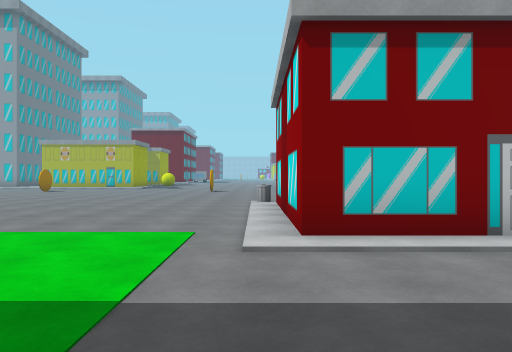
view 1 (above)

22 first-person views from a walk through a Unity game level. The camera is 1.4 m above the floor, looks level and sees 70° across. The floor is counted in squares, 2 m on a side. Each view is taken from the middle of a square. On the plan, view 1 faces up. The plan holds only what a view shows up to about 11 squares ahead; the rest is blank. The place goes on beyond the plan. The player character is not drawn. Some surface patterns are stand-ins.

view 2
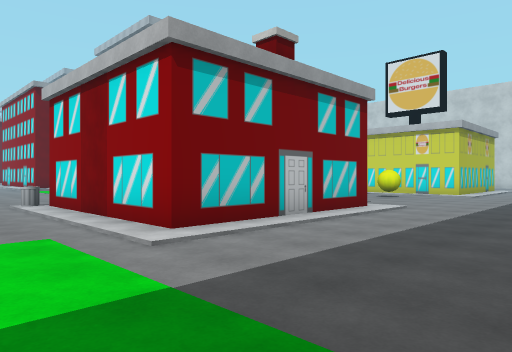

view 3
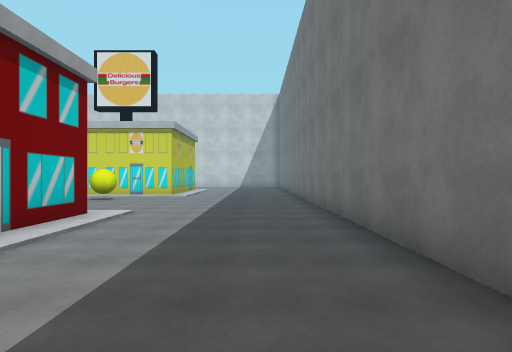

view 4
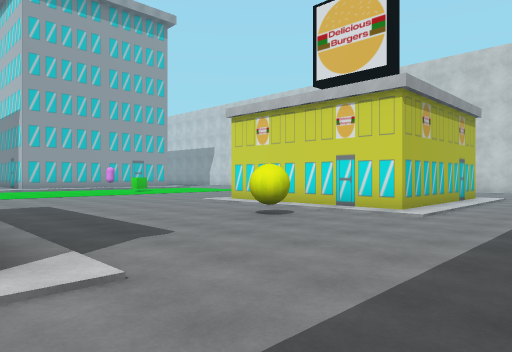

view 5
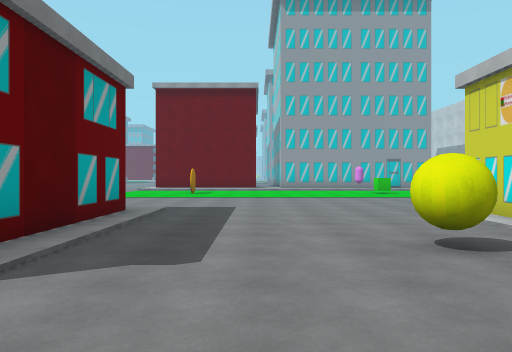

view 6
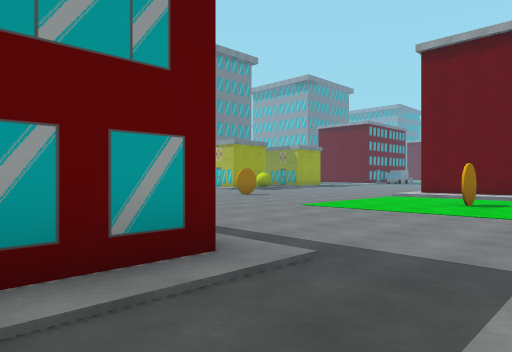

view 7
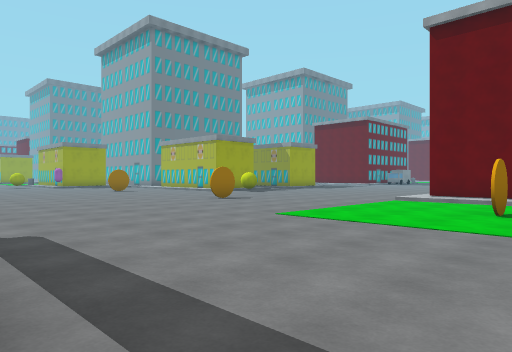

view 8
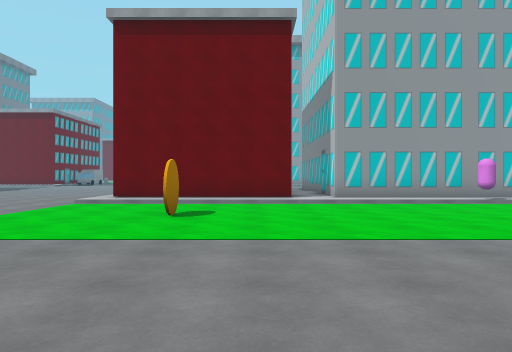

view 9
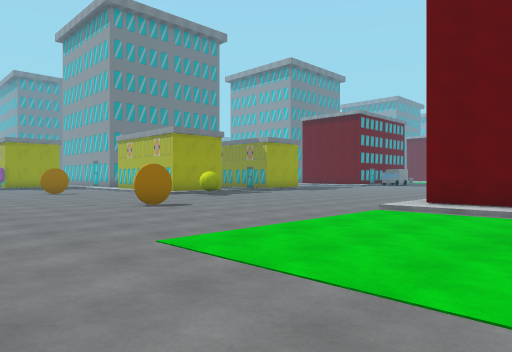

view 10
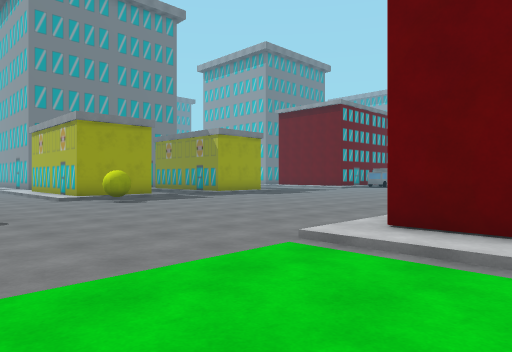

view 11
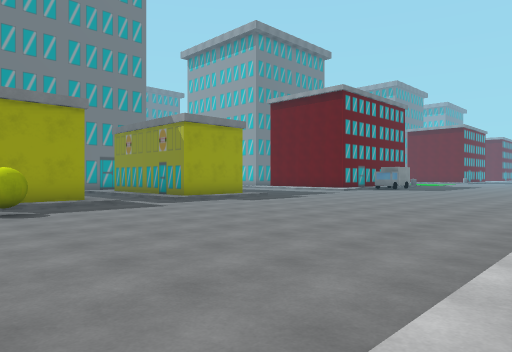

view 12
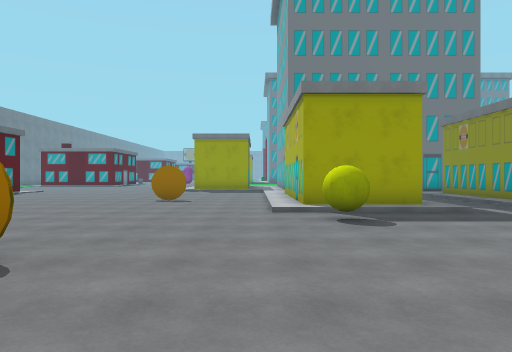

view 13
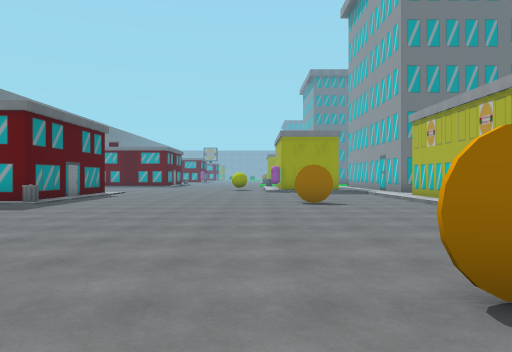

view 14
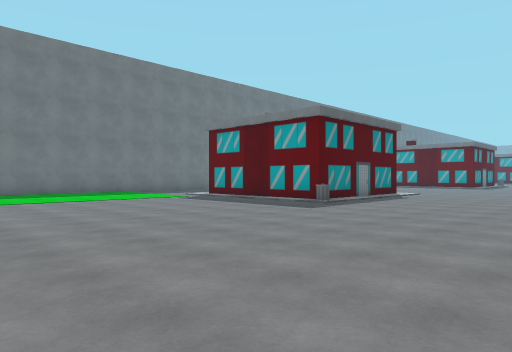

view 15
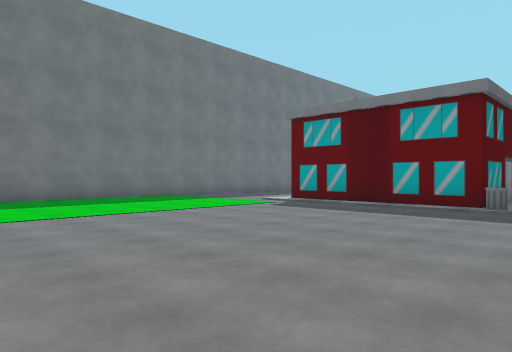

view 16
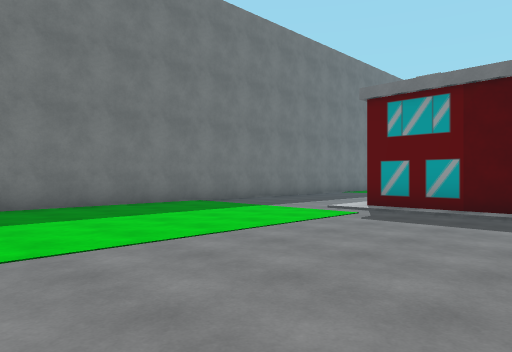

view 17
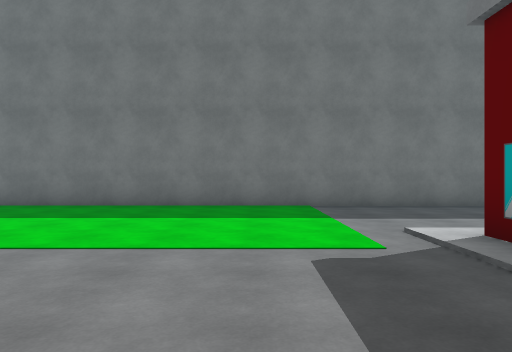

view 18
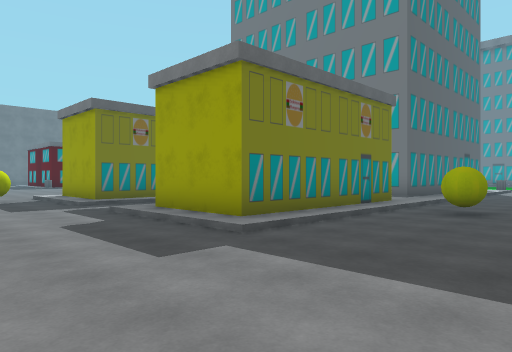

view 19
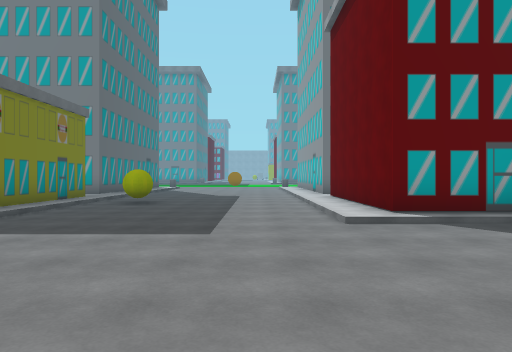

view 20
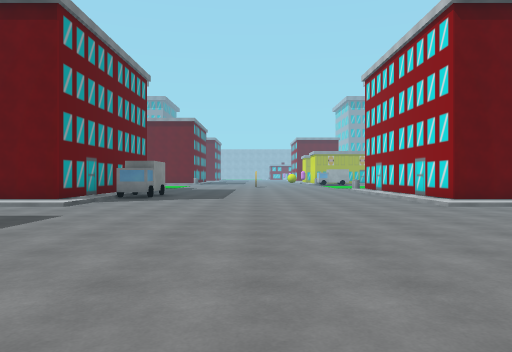

view 21
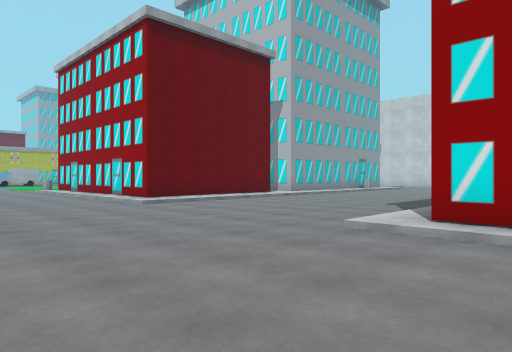

view 22
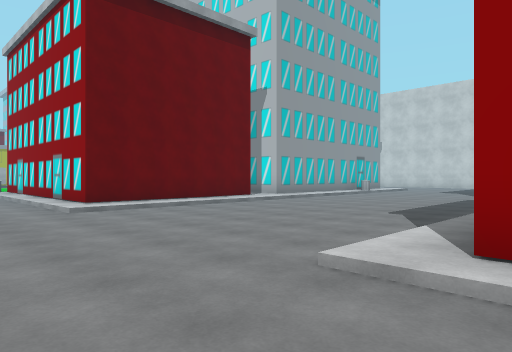

### Floor plan
Key: @ floor where view 1 was taken; # wall or solid block; . main floor; : floor 0.25 m higher than the main floor; / step, stairs or slope; O other object.
Columns run from 12 left of view 1 to 13 right of it. Each row starts with its distance up from view 1.
 37      O.........O
 36 OOOOOO.........OOOOOO
 35       .........
 34 ......................
 33 .......................
 32 ........................
 31 .........................
 30 .OO......................
 29 ......................
 28 :#####/........
 27   ####/........OO
 26   ####/........
 25   /////........
 24   .............
 23     ///........
 22     ##/........O
 21     ##/O.......OOOOOO OOOO
 20  #####/O.......
 19  ........................O
 18  .........................
 17  .OO......O......OO......
 16  .......................
 15  .......................
 14  ......................
 13 .........................
 12 .........................
 11 .........................
 10 ........................
  9 OOOO........OO  OO......#
  8   O..........O   O......#
  7   O..........O   O......#
  6   O..........O   O....O.#
  5   O..........O O O....O.#
  4   O..........OOOOO......##
  3 ..........................
  2 ..........................
  1  ......................
  0 ............@..........
 -1 #######################

Where each view was taken, in squares from view 1:
view 1: 0 up, 0 right, facing up
view 2: 0 up, 2 left, facing up-right
view 3: 1 up, 1 left, facing right
view 4: 1 up, 5 right, facing up-right
view 5: 2 up, 8 right, facing up
view 6: 7 up, 8 right, facing up-left
view 7: 9 up, 7 right, facing up-left
view 8: 10 up, 7 right, facing up
view 9: 12 up, 6 right, facing up-left
view 10: 16 up, 5 right, facing up-left
view 11: 19 up, 3 right, facing up-left
view 12: 19 up, 1 right, facing left
view 13: 15 up, 0 right, facing left
view 14: 15 up, 1 left, facing down-left
view 15: 11 up, 1 left, facing down-left
view 16: 8 up, 2 left, facing down-left
view 17: 8 up, 7 left, facing down
view 18: 32 up, 3 left, facing down-left
view 19: 33 up, 1 left, facing left
view 20: 26 up, 2 left, facing up
view 21: 26 up, 2 left, facing up-right
view 22: 27 up, 0 right, facing up-right
